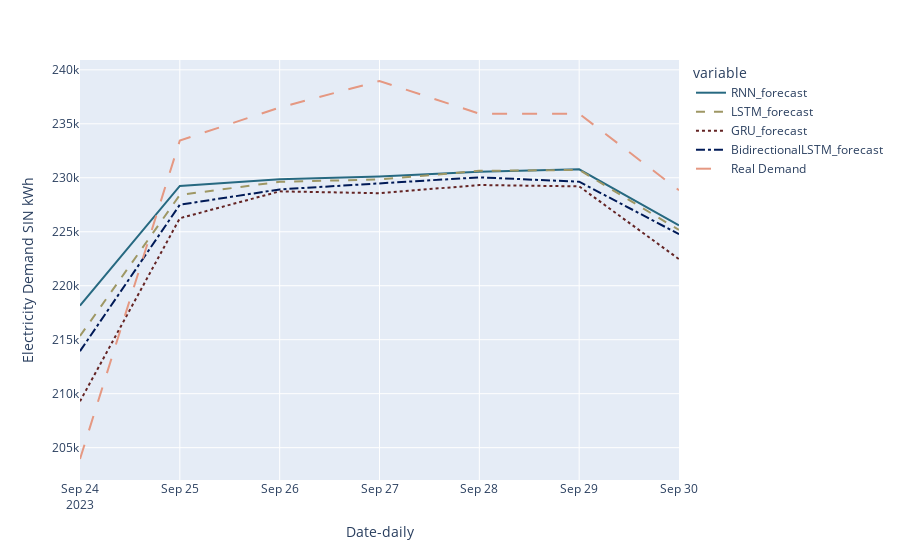

Source (notebook cell):
### Code cell
import plotly.express as px

# Colores utilizados en el gráfico anterior
color_discrete_sequence = ['#276981', '#9e9764', '#642424', '#001a57', '#e59882']

# Crear un gráfico de líneas
fig = px.line(test, x=test.index, y=['RNN_forecast', 'LSTM_forecast', 'GRU_forecast', 'BidirectionalLSTM_forecast', 'Real Demand'],
              color_discrete_sequence=color_discrete_sequence)

# Definir un conjunto de estilos de líneas (line_dash) para cada línea
line_dash_styles = ['solid', 'dash', 'dot', 'dashdot', 'longdash']

# Asignar un estilo de línea diferente a cada traza en el gráfico
for i, trace in enumerate(fig.data):
    trace.line.dash = line_dash_styles[i % len(line_dash_styles)]

# Personalizar el gráfico
fig.update_layout(
    xaxis_title="Date-daily",
    yaxis_title="Electricity Demand SIN kWh",
)

# Mostrar el gráfico
fig.show()

### Figure 1 — Plotly figure (JSON) as saved in the notebook; plotly's stock layout.template omitted (floating-point values rounded to 4 significant figures)
{"data": [{"hovertemplate": "variable=RNN_forecast<br>FECHA=%{x}<br>value=%{y}<extra></extra>", "legendgroup": "RNN_forecast", "line": {"color": "#276981", "dash": "solid"}, "marker": {"symbol": "circle"}, "mode": "lines", "name": "RNN_forecast", "orientation": "v", "showlegend": true, "type": "scatter", "x": ["2023-09-24T00:00:00", "2023-09-25T00:00:00", "2023-09-26T00:00:00", "2023-09-27T00:00:00", "2023-09-28T00:00:00", "2023-09-29T00:00:00", "2023-09-30T00:00:00"], "xaxis": "x", "y": [218200.0, 229200.0, 229900.0, 230100.0, 230600.0, 230800.0, 225600.0], "yaxis": "y"}, {"hovertemplate": "variable=LSTM_forecast<br>FECHA=%{x}<br>value=%{y}<extra></extra>", "legendgroup": "LSTM_forecast", "line": {"color": "#9e9764", "dash": "dash"}, "marker": {"symbol": "circle"}, "mode": "lines", "name": "LSTM_forecast", "orientation": "v", "showlegend": true, "type": "scatter", "x": ["2023-09-24T00:00:00", "2023-09-25T00:00:00", "2023-09-26T00:00:00", "2023-09-27T00:00:00", "2023-09-28T00:00:00", "2023-09-29T00:00:00", "2023-09-30T00:00:00"], "xaxis": "x", "y": [215300.0, 228400.0, 229600.0, 229800.0, 230600.0, 230700.0, 225200.0], "yaxis": "y"}, {"hovertemplate": "variable=GRU_forecast<br>FECHA=%{x}<br>value=%{y}<extra></extra>", "legendgroup": "GRU_forecast", "line": {"color": "#642424", "dash": "dot"}, "marker": {"symbol": "circle"}, "mode": "lines", "name": "GRU_forecast", "orientation": "v", "showlegend": true, "type": "scatter", "x": ["2023-09-24T00:00:00", "2023-09-25T00:00:00", "2023-09-26T00:00:00", "2023-09-27T00:00:00", "2023-09-28T00:00:00", "2023-09-29T00:00:00", "2023-09-30T00:00:00"], "xaxis": "x", "y": [209300.0, 226300.0, 228700.0, 228600.0, 229300.0, 229200.0, 222500.0], "yaxis": "y"}, {"hovertemplate": "variable=BidirectionalLSTM_forecast<br>FECHA=%{x}<br>value=%{y}<extra></extra>", "legendgroup": "BidirectionalLSTM_forecast", "line": {"color": "#001a57", "dash": "dashdot"}, "marker": {"symbol": "circle"}, "mode": "lines", "name": "BidirectionalLSTM_forecast", "orientation": "v", "showlegend": true, "type": "scatter", "x": ["2023-09-24T00:00:00", "2023-09-25T00:00:00", "2023-09-26T00:00:00", "2023-09-27T00:00:00", "2023-09-28T00:00:00", "2023-09-29T00:00:00", "2023-09-30T00:00:00"], "xaxis": "x", "y": [213900.0, 227500.0, 228900.0, 229500.0, 230000.0, 229600.0, 224800.0], "yaxis": "y"}, {"hovertemplate": "variable=Real Demand<br>FECHA=%{x}<br>value=%{y}<extra></extra>", "legendgroup": "Real Demand", "line": {"color": "#e59882", "dash": "longdash"}, "marker": {"symbol": "circle"}, "mode": "lines", "name": "Real Demand", "orientation": "v", "showlegend": true, "type": "scatter", "x": ["2023-09-24T00:00:00", "2023-09-25T00:00:00", "2023-09-26T00:00:00", "2023-09-27T00:00:00", "2023-09-28T00:00:00", "2023-09-29T00:00:00", "2023-09-30T00:00:00"], "xaxis": "x", "y": [203900.0, 233500.0, 236500.0, 239000.0, 235900.0, 235900.0, 228800.0], "yaxis": "y"}], "layout": {"legend": {"title": {"text": "variable"}, "tracegroupgap": 0}, "margin": {"t": 60}, "xaxis": {"anchor": "y", "domain": [0, 1], "title": {"text": "Date-daily"}}, "yaxis": {"anchor": "x", "domain": [0, 1], "title": {"text": "Electricity Demand SIN kWh"}}}}
